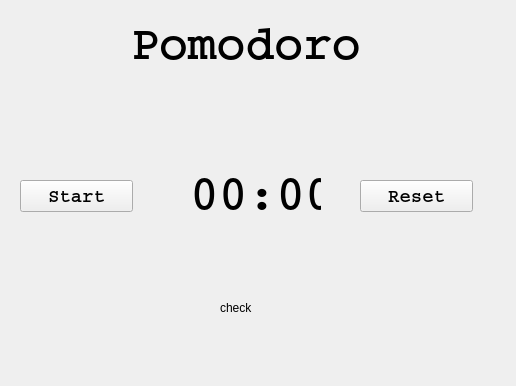
<?xml version="1.0" encoding="UTF-8"?>
<ui version="4.0">
 <class>Form</class>
 <widget class="QWidget" name="Form">
  <property name="geometry">
   <rect>
    <x>0</x>
    <y>0</y>
    <width>516</width>
    <height>386</height>
   </rect>
  </property>
  <property name="windowTitle">
   <string>Form</string>
  </property>
  <widget class="QWidget" name="widget" native="true">
   <property name="geometry">
    <rect>
     <x>0</x>
     <y>0</y>
     <width>511</width>
     <height>371</height>
    </rect>
   </property>
   <widget class="QLabel" name="title_label">
    <property name="geometry">
     <rect>
      <x>120</x>
      <y>10</y>
      <width>251</width>
      <height>71</height>
     </rect>
    </property>
    <property name="font">
     <font>
      <family>Courier</family>
      <pointsize>36</pointsize>
      <weight>75</weight>
      <bold>true</bold>
     </font>
    </property>
    <property name="text">
     <string>Pomodoro</string>
    </property>
    <property name="alignment">
     <set>Qt::AlignCenter</set>
    </property>
   </widget>
   <widget class="QLabel" name="check_label">
    <property name="geometry">
     <rect>
      <x>220</x>
      <y>300</y>
      <width>60</width>
      <height>16</height>
     </rect>
    </property>
    <property name="text">
     <string>check</string>
    </property>
   </widget>
   <widget class="QLabel" name="picture_label">
    <property name="geometry">
     <rect>
      <x>140</x>
      <y>60</y>
      <width>211</width>
      <height>241</height>
     </rect>
    </property>
    <property name="text">
     <string/>
    </property>
    <property name="pixmap">
     <pixmap>tomato.png</pixmap>
    </property>
   </widget>
   <widget class="QPushButton" name="start_button">
    <property name="geometry">
     <rect>
      <x>20</x>
      <y>180</y>
      <width>113</width>
      <height>32</height>
     </rect>
    </property>
    <property name="font">
     <font>
      <family>Courier</family>
      <pointsize>14</pointsize>
      <weight>75</weight>
      <bold>true</bold>
     </font>
    </property>
    <property name="text">
     <string>Start</string>
    </property>
   </widget>
   <widget class="QPushButton" name="reset_button">
    <property name="geometry">
     <rect>
      <x>360</x>
      <y>180</y>
      <width>113</width>
      <height>32</height>
     </rect>
    </property>
    <property name="font">
     <font>
      <family>Courier</family>
      <pointsize>14</pointsize>
      <weight>75</weight>
      <bold>true</bold>
     </font>
    </property>
    <property name="text">
     <string>Reset</string>
    </property>
   </widget>
   <widget class="QLabel" name="time_label">
    <property name="geometry">
     <rect>
      <x>190</x>
      <y>170</y>
      <width>131</width>
      <height>51</height>
     </rect>
    </property>
    <property name="font">
     <font>
      <family>Courier</family>
      <pointsize>36</pointsize>
      <weight>75</weight>
      <italic>false</italic>
      <bold>true</bold>
     </font>
    </property>
    <property name="text">
     <string>00:00</string>
    </property>
   </widget>
  </widget>
 </widget>
 <resources/>
 <connections/>
</ui>
